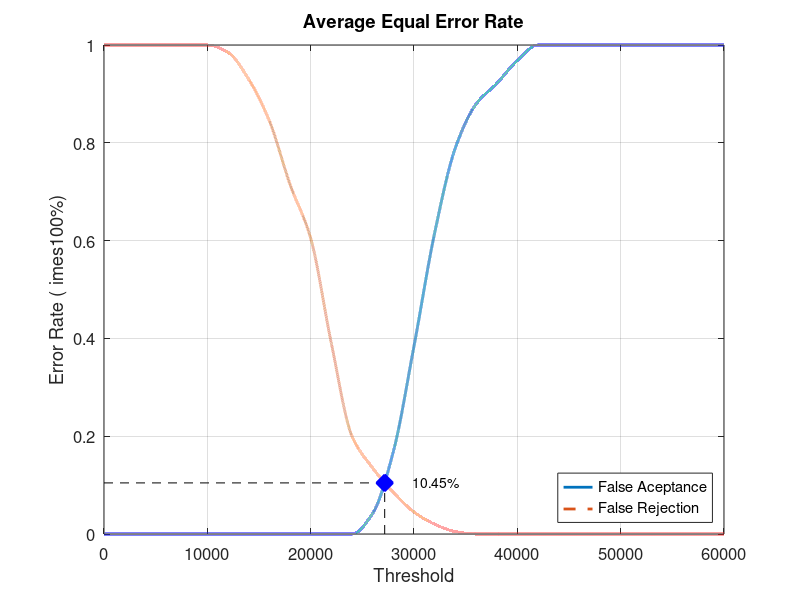
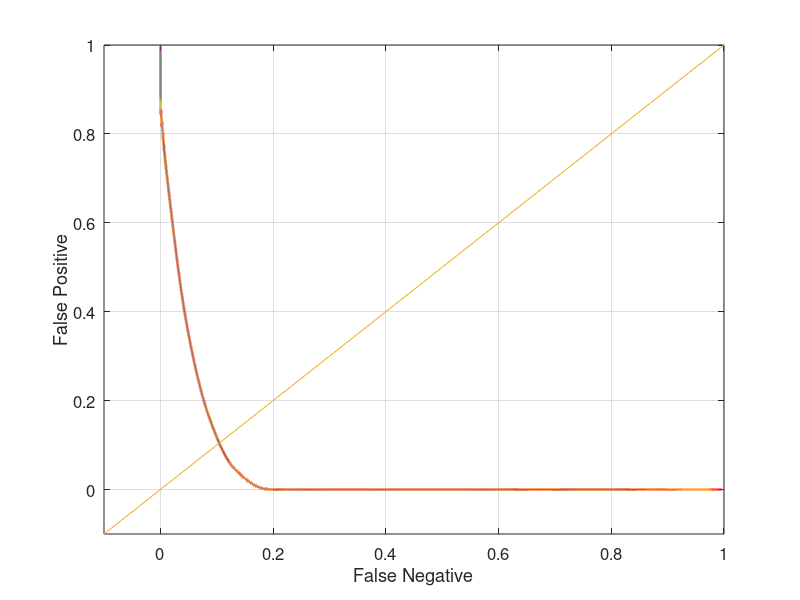

The MATLAB script that drew these images, in order:
close all;
clear;
clc;
x = 0:2000:60000;
xq = 0:0.5:60000;

y0 = [0 0 0 0 0 0 0 0 0 0 0 0 0 0.0421053 0.168421 0.384211 0.615789 0.789474 0.878947 0.921053 0.968421 1 1 1 1 1 1 1 1 1 1]
yy0 = interp1(x, y0, xq, 'pchip');
y1 = [1 1 1 1 1 1 0.985 0.93 0.845 0.715 0.605 0.39 0.2 0.135 0.085 0.045 0.02 0.005 0 0 0 0 0 0 0 0 0 0 0 0 0]
yy1 = interp1(x, y1, xq, 'pchip');

% Calculating EER: 
y2 = abs(y0 - y1);
find(y2 == min(y2))
yy2 = abs(yy0 - yy1);
xEER = find(yy2 == min(yy2));
xEERIndex = xq(xEER) % X-axis EER
yEER = yy0(xEER) % Y-axis EER

main = figure
plot(xq, yy0,'-','LineWidth', 2);	hold on
plot(xq, yy1,'--','LineWidth', 2);	hold on
plot([xEERIndex xEERIndex], [0 yEER], 'k--');	hold on
plot([0 xEERIndex], [yEER yEER], 'k--');	hold on
plot(xEERIndex, yEER, 'bx', 'LineWidth', 10);	hold on
text(xEERIndex + 10 * xEERIndex / 100, yEER, [num2str(round((10000 * yEER)) / 100) '%'])
legend('False Aceptance', 'False Rejection', 'Location', 'SouthEast')
xlabel('Threshold')
ylabel('Error Rate (	imes100%)')
title('Average Equal Error Rate')
set(gca, 'FontSize', 12)
axis([0 60000 0 1])
grid on

print(main, 'Database4_3Main', '-dpng');
FNRxFPR = figure('Color', [1 1 1]);
plot(yy1, yy0, '-', yy1, yy0, 'LineWidth', 2);
hold on
y = -0.1:0.1:1
plot(y, y); 
set(gca, 'FontSize', 12)
xlabel('False Negative')
ylabel('False Positive')
axis([-0.1 1 -0.1 1])
set(gca, 'FontSize', 12)
grid on

print(FNRxFPR, 'Database4_3FNRxFPR','-dpng');
